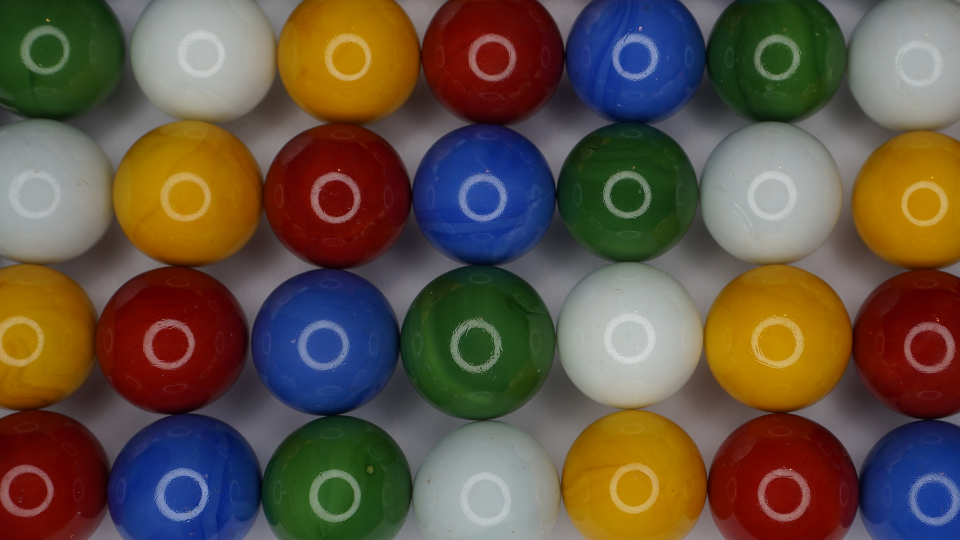
#> input picture xlh-cv-tutorial/3 Demoapplikationen/4 Farbentfernung (green screen)/img/background.png, 1920 x 1080 px (shown at 1/2 size)
$ python green_screen_step_demo_video.py
#> lines starting #> are read from the running program, lines starting #| are printed output that depends on the picture; after the words box and inside, x2 and y2 are one past the last pixel; in counts of white or black regions, pixels touching at a corner belong together; pictures that were not available may be replaced by others from this repository, and a replacement may not be noted
### xlh-cv-tutorial/3 Demoapplikationen/4 Farbentfernung (green screen)/fps.py
import time

import numpy as np


class Fps:
    def __init__(self, estimaeted_fps=30.0, nr_of_avg_frames=50):
        self.ctr = 0
        self.time = time.time()
        self.time_old = time.time()
        self.time_old_delay = time.time()
        self.nr_of_avg_frames = nr_of_avg_frames
        self.estimaeted_fps = estimaeted_fps
        self.time_array = None
        self.reset()
        self.fps = 1 / (np.mean(self.time_array) + 0.00001)

    def reset(self):
        self.time_array = np.ones(self.nr_of_avg_frames) * 1 / self.estimaeted_fps

    # [7 lines left out: function update, not called in this run]

    def delay(self):
        dt = time.time() - self.time_old_delay
        self.time_old_delay = time.time()
        sleep_time = (1 / self.fps) - dt
        if sleep_time > 0.0:
            time.sleep(sleep_time)

### xlh-cv-tutorial/3 Demoapplikationen/4 Farbentfernung (green screen)/green_screen_step_demo_video.py
# green_screen_step_3.py
import cv2
import imutils
import numpy as np
from fps import Fps

# definiere den Font und die Farbe
font = cv2.FONT_HERSHEY_SIMPLEX
WHITE = 255
BLACK = 0
BLACK_3 = (0, 0, 0)
WHITE_3 = (255, 255, 255)

# capture video stream from file
cap = cv2.VideoCapture('../../5 Videos/green_screen.mp4')

cap_nr_of_frames = int(cap.get(cv2.CAP_PROP_FRAME_COUNT))
cap_width = int(cap.get(cv2.CAP_PROP_FRAME_WIDTH))
cap_height = int(cap.get(cv2.CAP_PROP_FRAME_HEIGHT))
cap_fps = cap.get(cv2.CAP_PROP_FPS)
# cap_fps = 1

cap_time = cap_nr_of_frames / cap_fps
print(cap_width, cap_height, cap_nr_of_frames, cap_fps, cap_time)
fps = Fps(estimaeted_fps=cap_fps)

# lade Hintergrundbild von der Datei in ein NumPy Array
background = cv2.imread('img/background.png')
#> background is the input picture: shape (1080, 1920, 3); mean B, G, R 66.4, 81.3, 96.7
background = imutils.resize(background, width=480)
#> background: shape (270, 480, 3)

while (True):
    if cap.isOpened():
        # capture
        ret, image = cap.read()
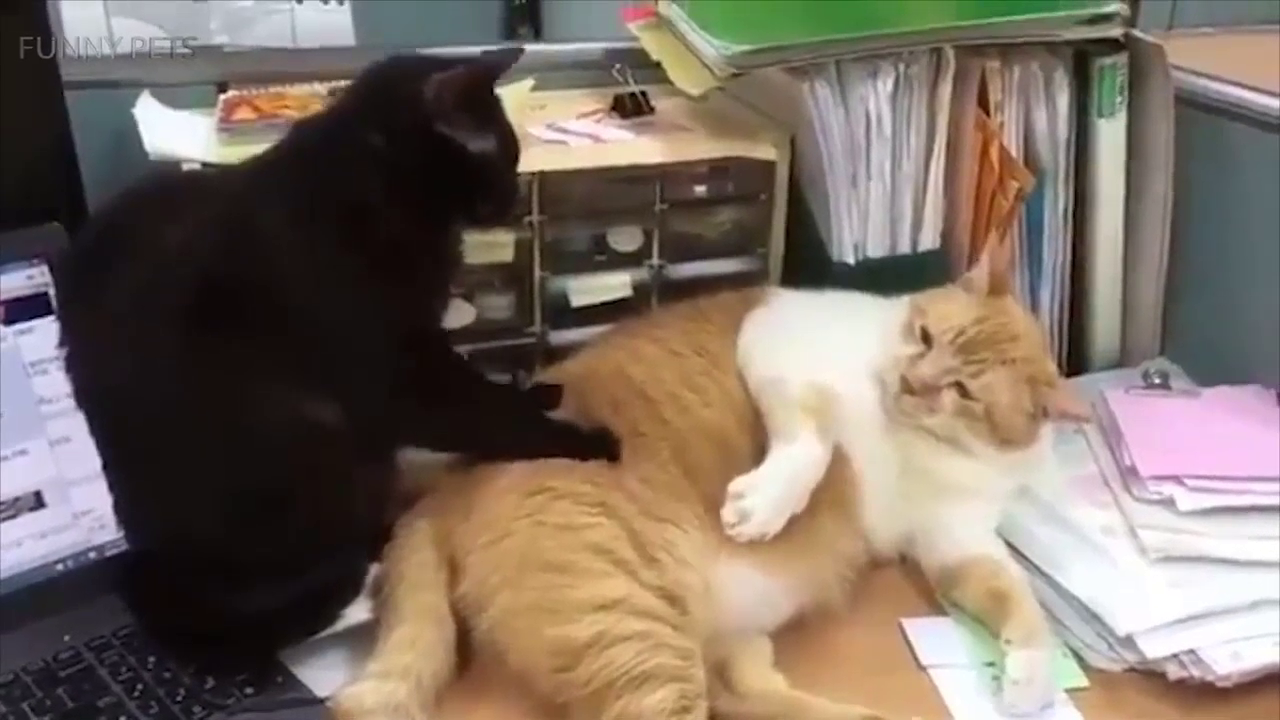
#> input picture frame 30 of xlh-cv-tutorial/5 Videos/cats.mp4, 1280 x 720 px, given in place of green_screen.mp4, which was not available
#> image is the input picture: shape (720, 1280, 3); mean B, G, R 99.2, 110.2, 123.6
        if ret:
            image = imutils.resize(image, width=480)
#> image: shape (270, 480, 3)
            fps.delay()

            # Gaussian Blurfilter
            blurred = cv2.GaussianBlur(image, (9, 9), 0)

            # transformiere das Bild in den HSV Bereich
            image_hsv = cv2.cvtColor(blurred, cv2.COLOR_BGR2HSV)
#> image_hsv: shape (270, 480, 3); mean H, S, V 51.1, 70.9, 127

            # Schwellwertbetrachtung
            threshold_color = cv2.inRange(image_hsv, (40, 0, 0), (70, 255, 255))
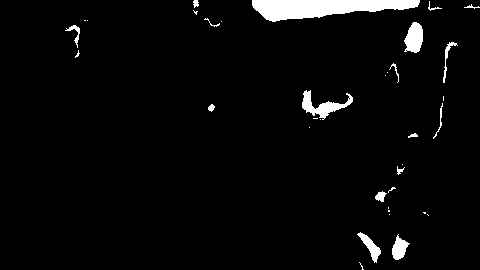
#> threshold_color: shape (270, 480); 3.5% white; 36 white regions (19 under 20 px), largest, box (x1, y1, x2, y2) and area: (252, 0, 420, 22) 2348, (302, 90, 353, 120) 539, (404, 22, 423, 53) 429

            # Erodierung, Dilate
            eroded = cv2.erode(threshold_color, None, iterations=2)
#> eroded: shape (270, 480); 1.9% white; 7 white regions (1 under 20 px), largest, box (x1, y1, x2, y2) and area: (254, 0, 418, 19) 1920, (407, 25, 421, 50) 241, (394, 240, 406, 257) 117, (318, 104, 339, 116) 103, (363, 237, 378, 258) 66, (304, 94, 313, 111) 63
            dilated = cv2.dilate(eroded, None, iterations=2)
#> dilated: shape (270, 480); 2.9% white; 7 white regions, largest, box (x1, y1, x2, y2) and area: (252, 0, 420, 21) 2340, (405, 23, 423, 52) 413, (316, 102, 341, 118) 251
            dilated_not = cv2.bitwise_not(dilated)

            # Die Maske muss in der gleichen Farbdimension des Bildes liegen.
            masked_image = cv2.bitwise_and(image, image, mask=dilated)
            masked_image_invers = cv2.bitwise_and(image, image, mask=dilated_not)
            masked_background = cv2.bitwise_and(background, background, mask=dilated)

            # Addition der Maskierungen
            new_image = cv2.add(masked_background, masked_image_invers)

            # Zusammenfassung der Ausganslage und der Bearbeitung
            image = cv2.putText(image, 'Original', (25, 25), font, 0.8, WHITE_3, 2, cv2.LINE_AA)
#> image: shape (270, 480, 3); mean B, G, R 99.9, 110.9, 124.4
            masked_image = cv2.putText(masked_image, 'Maskierung', (25, 25), font, 0.8, WHITE_3, 2, cv2.LINE_AA)
#> masked_image: shape (270, 480, 3); mean B, G, R 5.4, 6.6, 5.6
            masked_image_invers = cv2.putText(masked_image_invers, 'Maskierung invers', (25, 25), font, 0.8, WHITE_3, 2, cv2.LINE_AA)
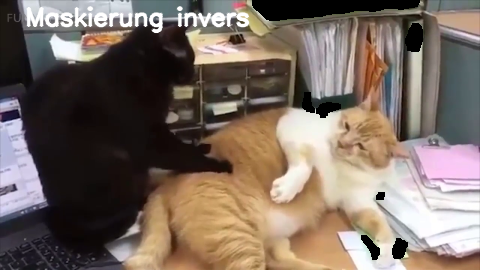
#> masked_image_invers: shape (270, 480, 3); mean B, G, R 98.2, 108, 122.5
            threshold_color = cv2.putText(threshold_color, 'Schwellwert', (25, 25),
                                          font, 0.8, BLACK, 2, cv2.LINE_AA)
            masked_background = cv2.putText(masked_background, 'Maskierung Hintergrund', (25, 25),
                                            font, 0.8, WHITE_3, 2, cv2.LINE_AA)
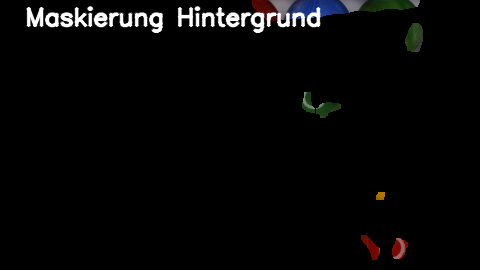
#> masked_background: shape (270, 480, 3); mean B, G, R 6.6, 6.6, 6.7
            new_image = cv2.putText(new_image, 'neues Bild', (25, 25),
                                    font, 0.8, WHITE_3, 2, cv2.LINE_AA)
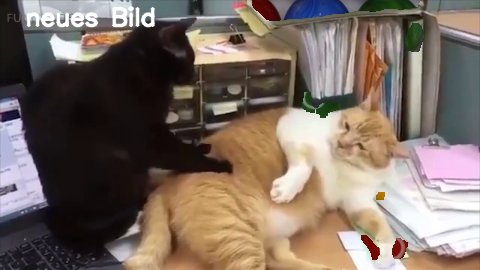
#> new_image: shape (270, 480, 3); mean B, G, R 99, 108.8, 123.4

            eroded = cv2.putText(eroded, 'Erodierung', (25, 25), font, 0.8, BLACK, 2, cv2.LINE_AA)
            dilated = cv2.putText(dilated, 'Erweiterung', (25, 25), font, 0.8, BLACK, 2, cv2.LINE_AA)
            result_1 = np.hstack([threshold_color, eroded, dilated])
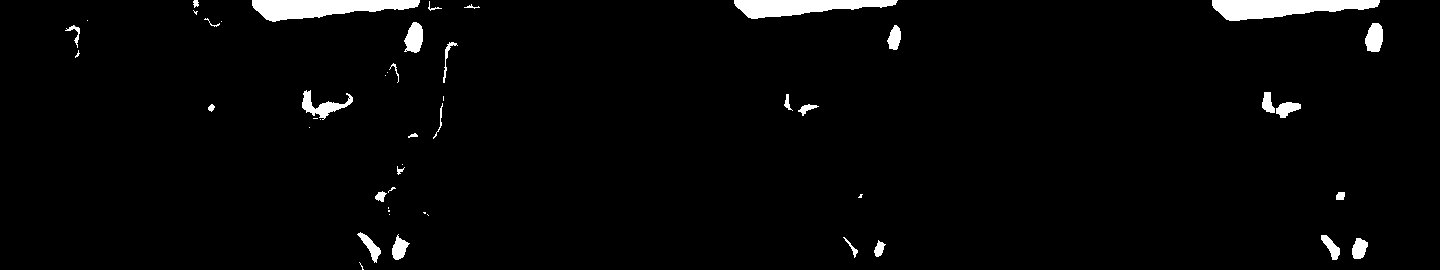
#> result_1: shape (270, 1440); min 0, max 255, mean 7.1
            result_2 = np.hstack([image, masked_image, masked_image_invers])
            result_3 = np.hstack([masked_image_invers, masked_background, new_image])
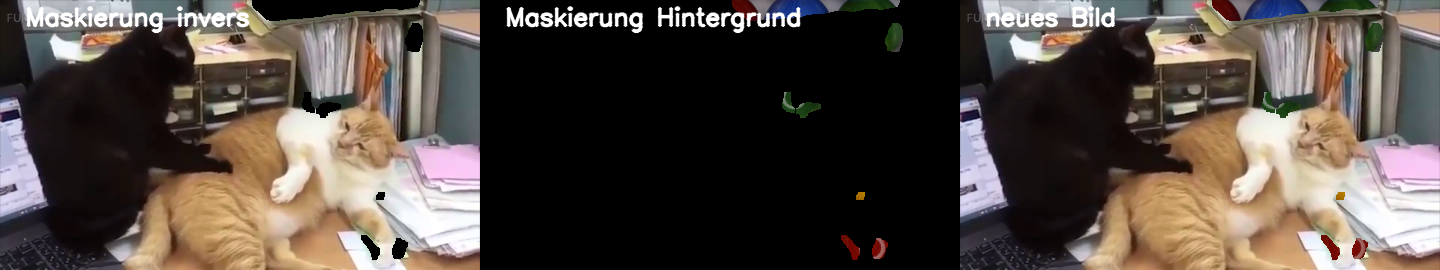
#> result_3: shape (270, 1440, 3); mean B, G, R 67.9, 74.4, 84.2

            # Anzeige auf dem Bildschirm
            cv2.imshow('Ausgabe 1', result_1)
            cv2.imshow('Ausgabe 2', result_2)
            cv2.imshow('Ausgabe 3', result_3)
            cv2.moveWindow('Ausgabe 1', 100, 100)
            cv2.moveWindow('Ausgabe 2', 100, 425)
            cv2.moveWindow('Ausgabe 3', 100, 750)

        else:
            print('break')
            break

        cv2_key = cv2.waitKey(1) & 0xFF
#> (key q is pressed here)
        if cv2_key == ord('q'):
            break
        elif cv2_key == ord('s'):
            print('save frame as png')
            cv2.imwrite("green_screen_background.png", new_image)
        elif cv2_key == ord('f'):
            print(f'fps: {fps.fps:1.1f}')

# when everything done, release the capture
cap.release()
cv2.destroyAllWindows()
